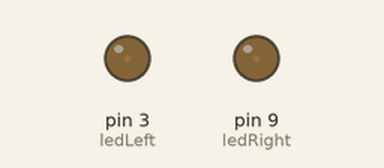
Recording of a sketch running on a simulated Arduino Uno, built with avr-gcc and run on an emulated ATmega328P. Parts: output pins drawn as LEDs (lit = HIGH).

Above: at 0.05 s.
At 0.95 s:
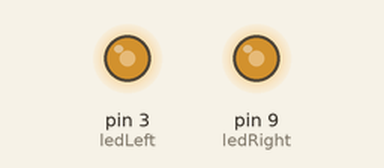
At 1.4 s:
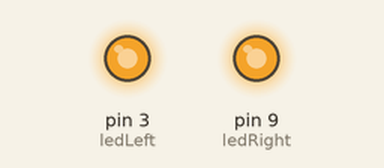
At 2.75 s:
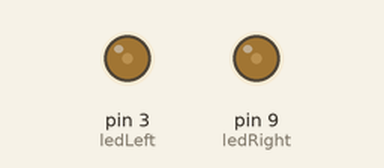
Timing chart, 0 to 7.0 s (numbered marks = the images above):
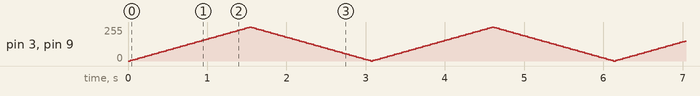

The sketch:

light.ino
```cpp
int ledRight = 9;
int ledLeft = 3;

int brightness = 0;    // how bright the LED is
int fadeAmount = 5;    // how many points to fade the LED by

// the setup routine runs once when you press reset:
void setup() {
  pinMode(ledRight, OUTPUT);
  pinMode(ledLeft, OUTPUT);
}

// the loop routine runs over and over again forever:
void loop() {
  // set the brightness of pin 9:
  analogWrite(ledRight, brightness);
  analogWrite(ledLeft, brightness);

  // change the brightness for next time through the loop:
  brightness = brightness + fadeAmount;

  // reverse the direction of the fading at the ends of the fade:
  if (brightness == 0 || brightness == 255) {
    fadeAmount = -fadeAmount ;
  }
  // wait for 30 milliseconds to see the dimming effect
  delay(30);
}
```
